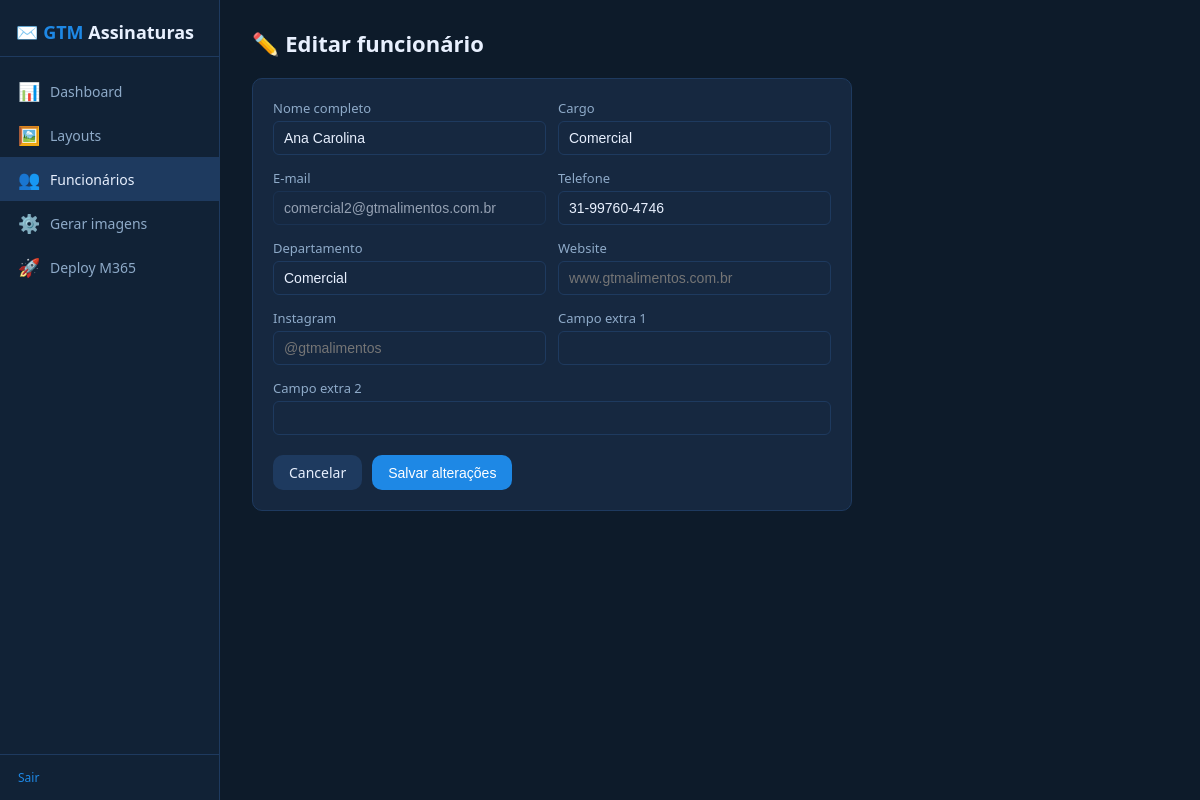
Screenshot of /employees/4/edit (signed in) with the database file from the repository.
### tables this page shows
CREATE TABLE employees (
            id          INTEGER PRIMARY KEY AUTOINCREMENT,
            azure_id    TEXT UNIQUE,
            email       TEXT UNIQUE NOT NULL,
            name        TEXT,
            title       TEXT,
            phone       TEXT,
            department  TEXT,
            website     TEXT,
            instagram   TEXT,
            extra1      TEXT,
            extra2      TEXT,
            img_path    TEXT,
            img_updated TEXT,
            sig_deployed INTEGER DEFAULT 0,
            active      INTEGER DEFAULT 1,
            created_at  TEXT DEFAULT (datetime('now')),
            updated_at  TEXT DEFAULT (datetime('now'))
        );

### app.py (the view, shortened to what this page needs)
@app.route("/employees/<int:emp_id>/edit", methods=["GET", "POST"])
@login_required
def edit_employee(emp_id):
    emp = db.get_employee(emp_id)
    if not emp:
        flash("Funcionário não encontrado.", "error")
        return redirect(url_for("employees"))
    return render_template("edit_employee.html", emp=emp)

### app.py (called while the page is built)
def login_required(f):
    @wraps(f)
    def decorated(*args, **kwargs):
        if not session.get("logged_in"):
            return redirect(url_for("login"))
        return f(*args, **kwargs)
    return decorated

### database.py (called while the page is built)
def get_db():
    conn = sqlite3.connect(DB_PATH)
    conn.row_factory = sqlite3.Row
    return conn

def get_employee(emp_id):
    conn = get_db()
    cur = conn.cursor()
    cur.execute("SELECT * FROM employees WHERE id=?", (emp_id,))
    row = cur.fetchone()
    conn.close()
    return dict(row) if row else None

### templates/edit_employee.html (shortened to what this page needs)
{% extends "base.html" %}
{% block content %}
<h1 class="page-title">✏️ Editar funcionário</h1>
<div class="card" style="max-width:600px;">
  <form method="POST">
    <div class="form-row">
      <div class="form-group">
        <label>Nome completo</label>
        <input type="text" name="name" value="{{ emp.name or '' }}" required>
      </div>
      <div class="form-group">
        <label>Cargo</label>
        <input type="text" name="title" value="{{ emp.title or '' }}">
      </div>
    </div>
    <div class="form-row">
      <div class="form-group">
        <label>E-mail</label>
        <input type="text" value="{{ emp.email }}" disabled style="opacity:.6;">
      </div>
      <div class="form-group">
        <label>Telefone</label>
        <input type="text" name="phone" value="{{ emp.phone or '' }}" placeholder="(31) 9.9999-9999">
      </div>
    </div>
    <div class="form-row">
      <div class="form-group">
        <label>Departamento</label>
        <input type="text" name="department" value="{{ emp.department or '' }}">
      </div>
      <div class="form-group">
        <label>Website</label>
        <input type="text" name="website" value="{{ emp.website or '' }}" placeholder="www.gtmalimentos.com.br">
      </div>
    </div>
    <div class="form-row">
      <div class="form-group">
        <label>Instagram</label>
        <input type="text" name="instagram" value="{{ emp.instagram or '' }}" placeholder="@gtmalimentos">
      </div>
      <div class="form-group">
        <label>Campo extra 1</label>
        <input type="text" name="extra1" value="{{ emp.extra1 or '' }}">
      </div>
    </div>
    <div class="form-group">
      <label>Campo extra 2</label>
      <input type="text" name="extra2" value="{{ emp.extra2 or '' }}">
    </div>
    <div class="form-actions">
      <a href="/employees" class="btn btn-secondary">Cancelar</a>
      <button type="submit" class="btn btn-primary">Salvar alterações</button>
    </div>
  </form>
</div>
{% endblock %}

### static/css/style.css (style rules this page uses)
*, *::before, *::after { box-sizing: border-box; margin: 0; padding: 0; }
:root { --bg: #0d1b2a; --sidebar: #112236; --card: #162840; --border: #1e3a5f; --accent: #1e88e5; --accent2: #0d6efd; --success: #2ecc71; --warning: #f39c12; --danger: #e74c3c; --text: #e8f0fe; --text2: #8eaac8; --radius: 10px; }
body { font-family: 'Segoe UI', system-ui, -apple-system, sans-serif; background: var(--bg); color: var(--text); min-height: 100vh; display: flex; }
a { color: var(--accent); text-decoration: none; }
button, .btn { cursor: pointer; border: none; border-radius: var(--radius); padding: 8px 16px; font-size: 14px; font-weight: 500; transition: opacity .15s, transform .1s; }
.btn-primary { background: var(--accent); color: #fff; }
.btn-secondary { background: var(--border); color: var(--text); }
input, select, textarea { background: var(--card); border: 1px solid var(--border); border-radius: 6px; color: var(--text); padding: 8px 10px; font-size: 14px; width: 100%; outline: none; transition: border-color .15s; }
label { font-size: 13px; color: var(--text2); display: block; margin-bottom: 4px; }
.page-title { font-size: 22px; font-weight: 700; margin-bottom: 20px; color: var(--text); }
.card { background: var(--card); border: 1px solid var(--border); border-radius: var(--radius); padding: 20px; margin-bottom: 20px; }
.form-group { margin-bottom: 14px; }
.form-row { display: flex; gap: 12px; }
.form-row .form-group { flex: 1; }
.form-actions { display: flex; gap: 10px; margin-top: 20px; }

### rows the page displays
employees: name "Ana Carolina", title "Comercial", email "comercial2@gtmalimentos.com.br", phone "31-99760-4746", department "Comercial"
